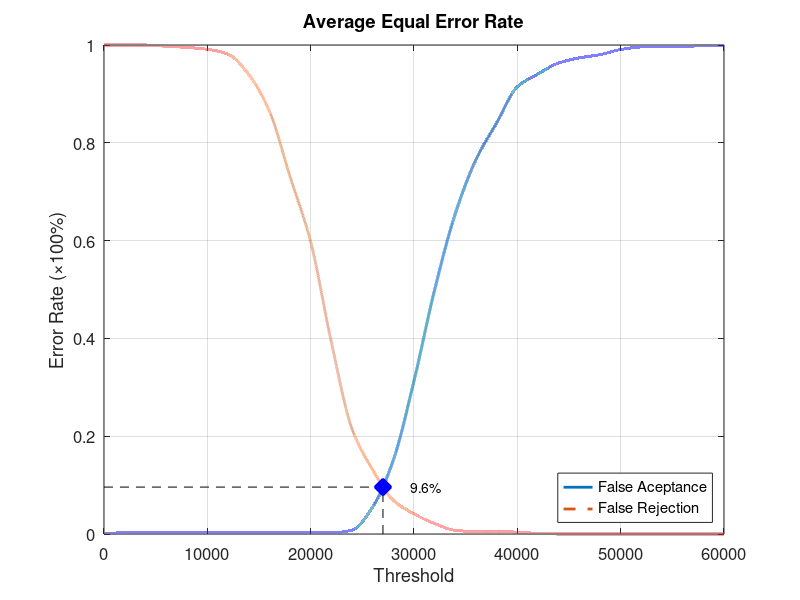
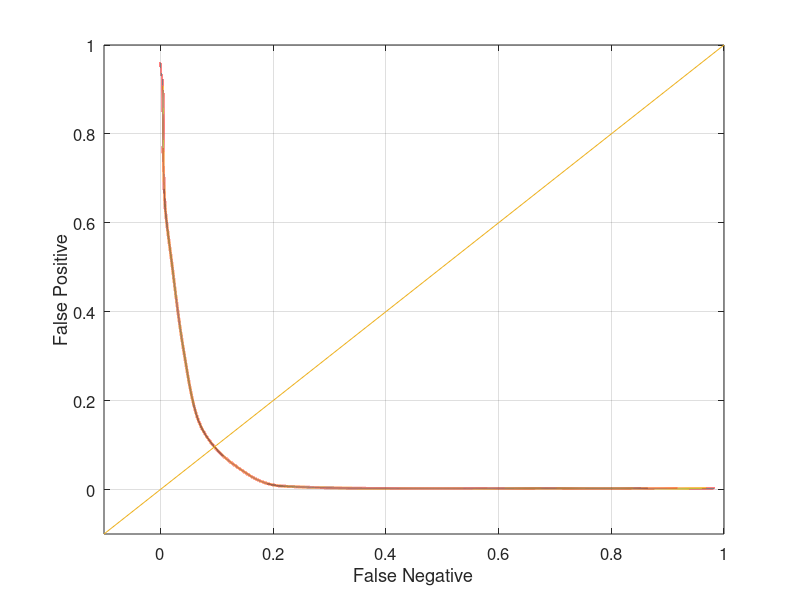

Recreate these plots in MATLAB, in order.
function yEER = Experiment4Average
close all;
clear;
clc;
x = 0:2000:60000;
xq = 0:0.5:60000;

y0 = [0 0.00263158 0.00263158 0.00263158 0.00263158 0.00263158 0.00263158 0.00263158 0.00263158 0.00263158 0.00263158 0.00263158 0.00789474 0.0552632 0.151316 0.313158 0.5 0.655263 0.765789 0.840789 0.914474 0.940789 0.963158 0.973684 0.980263 0.990789 0.996053 0.997368 0.997368 0.998684 1];
yy0 = interp1(x, y0, xq, 'pchip');
y1 = [1 1 1 0.9975 0.995 0.99125 0.98125 0.94 0.865 0.73125 0.5975 0.3925 0.215 0.13125 0.06875 0.04125 0.02125 0.0075 0.005 0.005 0.00375 0.00125 0 0 0 0 0 0 0 0 0];
yy1 = interp1(x, y1, xq, 'pchip');

% Calculating EER: 
y2 = abs(y0 - y1);
find(y2 == min(y2))
yy2 = abs(yy0 - yy1);
xEER = find(yy2 == min(yy2));
xEERIndex = xq(xEER) % X-axis EER
yEER = yy0(xEER) % Y-axis EER

main = figure
plot(xq, yy0,'-','LineWidth', 2);	hold on
plot(xq, yy1,'--','LineWidth', 2);	hold on
plot([xEERIndex xEERIndex], [0 yEER], 'k--');	hold on
plot([0 xEERIndex], [yEER yEER], 'k--');	hold on
plot(xEERIndex, yEER, 'bx', 'LineWidth', 10);	hold on
text(xEERIndex + 10 * xEERIndex / 100, yEER, [num2str(round((10000 * yEER)) / 100) '%'])
legend('False Aceptance', 'False Rejection', 'Location', 'SouthEast')
xlabel('Threshold')
ylabel('Error Rate (\times100%)')
title('Average Equal Error Rate')
set(gca, 'FontSize', 12)
axis([0 60000 0 1])
grid on

print(main, 'Experiment4AverageMain', '-dpng');
FNRxFPR = figure('Color', [1 1 1]);
plot(yy1, yy0, '-', yy1, yy0, 'LineWidth', 2);
hold on
y = -0.1:0.1:1
plot(y, y); 
set(gca, 'FontSize', 12)
xlabel('False Negative')
ylabel('False Positive')
axis([-0.1 1 -0.1 1])
set(gca, 'FontSize', 12)
grid on

print(FNRxFPR, 'Experiment4AverageFNRxFPR','-dpng');
end
